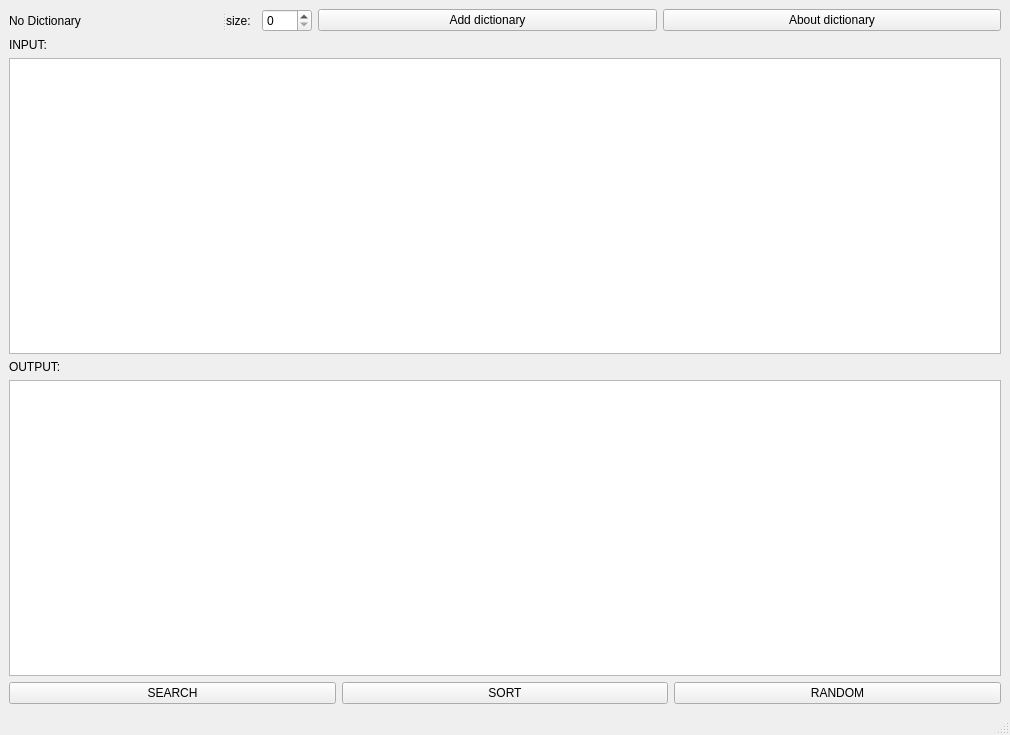
<?xml version="1.0" encoding="UTF-8"?>
<ui version="4.0">
 <class>know_words</class>
 <widget class="QMainWindow" name="know_words">
  <property name="geometry">
   <rect>
    <x>0</x>
    <y>0</y>
    <width>1010</width>
    <height>735</height>
   </rect>
  </property>
  <property name="windowTitle">
   <string>know_words</string>
  </property>
  <widget class="QWidget" name="centralwidget">
   <layout class="QGridLayout" name="gridLayout_2">
    <item row="0" column="0">
     <layout class="QGridLayout" name="gridLayout">
      <item row="0" column="0">
       <widget class="QSplitter" name="splitter">
        <property name="orientation">
         <enum>Qt::Horizontal</enum>
        </property>
        <widget class="QLabel" name="dictionary_status_label">
         <property name="text">
          <string>No Dictionary</string>
         </property>
        </widget>
        <widget class="QWidget" name="horizontalLayoutWidget_2">
         <layout class="QHBoxLayout" name="horizontalLayout_2">
          <item>
           <widget class="QLabel" name="font_size_label">
            <property name="maximumSize">
             <size>
              <width>30</width>
              <height>30</height>
             </size>
            </property>
            <property name="text">
             <string>size:</string>
            </property>
           </widget>
          </item>
          <item>
           <widget class="QSpinBox" name="font_size_spinBox">
            <property name="maximumSize">
             <size>
              <width>50</width>
              <height>30</height>
             </size>
            </property>
           </widget>
          </item>
          <item>
           <widget class="QPushButton" name="add_dictionary_button">
            <property name="text">
             <string>Add dictionary</string>
            </property>
           </widget>
          </item>
          <item>
           <widget class="QPushButton" name="about_dictionary_button">
            <property name="text">
             <string>About dictionary</string>
            </property>
           </widget>
          </item>
         </layout>
        </widget>
       </widget>
      </item>
      <item row="1" column="0">
       <layout class="QVBoxLayout" name="verticalLayout_3">
        <item>
         <widget class="QLabel" name="input_label">
          <property name="text">
           <string>INPUT:</string>
          </property>
         </widget>
        </item>
        <item>
         <widget class="QTextEdit" name="input_text_edit"/>
        </item>
        <item>
         <widget class="QLabel" name="output_label">
          <property name="text">
           <string>OUTPUT:</string>
          </property>
         </widget>
        </item>
        <item>
         <widget class="QTextEdit" name="output_text_edit"/>
        </item>
       </layout>
      </item>
      <item row="2" column="0">
       <layout class="QHBoxLayout" name="horizontalLayout">
        <item>
         <widget class="QPushButton" name="search_button">
          <property name="text">
           <string>SEARCH</string>
          </property>
         </widget>
        </item>
        <item>
         <widget class="QPushButton" name="sort_button">
          <property name="text">
           <string>SORT</string>
          </property>
         </widget>
        </item>
        <item>
         <widget class="QPushButton" name="random_button">
          <property name="text">
           <string>RANDOM</string>
          </property>
         </widget>
        </item>
       </layout>
      </item>
     </layout>
    </item>
   </layout>
  </widget>
  <widget class="QMenuBar" name="menubar">
   <property name="geometry">
    <rect>
     <x>0</x>
     <y>0</y>
     <width>1010</width>
     <height>26</height>
    </rect>
   </property>
  </widget>
  <widget class="QStatusBar" name="statusbar"/>
 </widget>
 <resources/>
 <connections/>
</ui>
